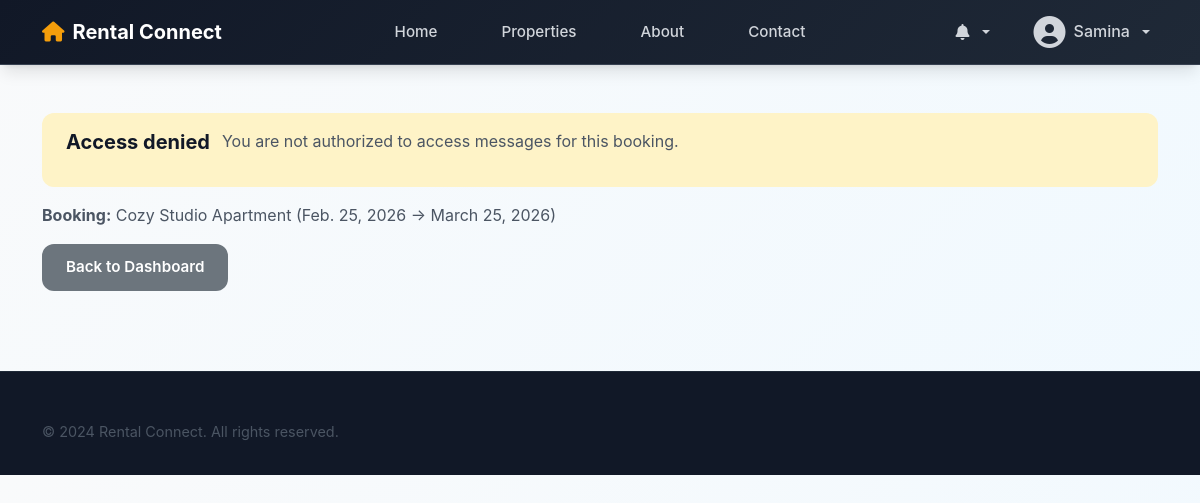
Screenshot of /booking/6/messages/ (signed in) with the database file from the repository.
### users/models.py (models this page shows, shortened)
class CustomUser(AbstractUser):
    is_tenant = models.BooleanField(default=False, db_index=True)    # Added index
    is_landlord = models.BooleanField(default=False, db_index=True)  # Added index

### listings/models.py (models this page shows, shortened)
class Booking(models.Model):
    STATUS_CHOICES = (
        ('pending', 'Pending'),
        ('approved', 'Approved'),
        ('rejected', 'Rejected'),
        ('rented_out', 'Rented Out'),  # Finalized - property is occupied
        ('cancelled', 'Cancelled'),      # Tenant cancelled before checkout
        ('completed', 'Completed'),      # Tenancy ended normally
    )
    tenant = models.ForeignKey(CustomUser, on_delete=models.CASCADE)
    property = models.ForeignKey(Property, on_delete=models.CASCADE)
    start_date = models.DateField(db_index=True)  # Added index
    end_date = models.DateField(db_index=True)    # Added index
    monthly_rent = models.DecimalField(max_digits=10, decimal_places=2, null=True, blank=True)
    security_deposit = models.DecimalField(max_digits=10, decimal_places=2, null=True, blank=True)
    lock_in_months = models.PositiveIntegerField(default=0, help_text="Number of months tenant agrees not to exit early.")
    status = models.CharField(
        max_length=20,
        choices=STATUS_CHOICES,
        default='pending',
        db_index=True  # Added index
    )
    cancellation_reason = models.TextField(blank=True, null=True, help_text="Reason for cancellation (if cancelled)")
    finalized_at = models.DateTimeField(blank=True, null=True, help_text="When landlord finalized the booking (rented_out)")
    created_at = models.DateTimeField(auto_now_add=True)

class Property(models.Model):
    landlord = models.ForeignKey(
        CustomUser,
        on_delete=models.CASCADE,
        related_name='properties'
    )
    title = models.CharField(max_length=100)
    description = models.TextField()
    city = models.CharField(max_length=50, db_index=True)  # Added index
    rent = models.DecimalField(max_digits=10, decimal_places=2, db_index=True)  # Added index
    bedrooms = models.PositiveIntegerField()
    bathrooms = models.PositiveIntegerField()
    address = models.TextField()
    latitude = models.FloatField(null=True, blank=True, help_text="Decimal degrees")
    longitude = models.FloatField(null=True, blank=True, help_text="Decimal degrees")
    image = models.ImageField(
        upload_to='property_images/',
        blank=True,
        null=True,
        help_text="Primary property image (upload at least one image)"
    )
    is_verified = models.BooleanField(default=False, db_index=True)  # Added index
    created_at = models.DateTimeField(auto_now_add=True)
    class Meta:
        ordering = ['-created_at']

### listings/views.py (the view, shortened to what this page needs)
# urls.py: path('booking/<int:booking_id>/messages/', views.booking_messages, name='booking_messages'),
@login_required
def booking_messages(request, booking_id):
    from .models import BookingMessage
    booking = get_object_or_404(Booking, id=booking_id)
    if request.user != booking.tenant and request.user != booking.property.landlord:
        return render(request, 'listings/forbidden.html', {
            'message': 'You are not authorized to access messages for this booking.',
            'booking': booking,
        })

### users/context_processors.py (called while the page is built)
def notifications(request):
    user = getattr(request, "user", None)
    if not user or not user.is_authenticated:
        return {
            "notifications_unread_count": 0,
            "notifications_latest": [],
        }
    qs = Notification.objects.filter(recipient=user).only(
        "id", "title", "message", "target_url", "is_read", "created_at"
    )
    return {
        "notifications_unread_count": qs.filter(is_read=False).count(),
        "notifications_latest": list(qs[:5]),
    }

### templates/listings/forbidden.html
{% extends "base.html" %}
{% block content %}
<div class="container mt-5">
    <div class="alert alert-warning">
        <h5>Access denied</h5>
        <p>{{ message }}</p>
    </div>
    {% if booking %}
        <p><strong>Booking:</strong> {{ booking.property.title }} ({{ booking.start_date }} → {{ booking.end_date }})</p>
    {% endif %}
    <a href="{% url 'dashboard' %}" class="btn btn-secondary">Back to Dashboard</a>
</div>
{% endblock %}

### templates/base.html (shortened to what this page needs)
<!DOCTYPE html>
<html>
<head>
    {% load static %}
    <link href="https://cdn.jsdelivr.net/npm/bootstrap@5.1.3/dist/css/bootstrap.min.css" rel="stylesheet">
    <link rel="stylesheet" href="https://cdnjs.cloudflare.com/ajax/libs/font-awesome/6.0.0/css/all.min.css">
    <link rel="stylesheet" href="{% static 'css/base.css' %}">
    <link rel="stylesheet" href="{% static 'css/style.css' %}">
</head>
<body>
<nav class="top-bar">
    <div class="container" style="display: flex; justify-content: space-between; align-items: center; position: relative;">
        <div class="site-title">
            <i class="fas fa-home"></i> Rental Connect
        </div>
        <div style="position: absolute; left: 50%; transform: translateX(-50%);">
            <div class="menu-links" style="display: flex; gap: 2rem; justify-content: center;">
                <a href="{% url 'home' %}">Home</a>
                <a href="{% url 'property_list' %}">Properties</a>
                <a href="{% url 'home' %}#about" class="scroll-link">About</a>
                <a href="{% url 'home' %}#contact" class="scroll-link">Contact</a>
            </div>
        </div>
        <div class="auth-links" style="margin-left: auto;">
            {% if user.is_authenticated %}
            <div class="dropdown me-2">
                <a href="#" class="profile-link dropdown-toggle d-flex align-items-center gap-2"
                   id="notifDropdown" data-bs-toggle="dropdown" aria-expanded="false"
                   style="padding: 0.5rem 0.75rem;">
                    <i class="fas fa-bell"></i>
                </a>
            </div>
            <div class="dropdown">
                <a href="#" class="profile-link dropdown-toggle d-flex align-items-center gap-2"
                   id="userDropdown" data-bs-toggle="dropdown" aria-expanded="false">
                    {% if user.profile and user.profile.photo %}
                    <img src="{{ user.profile.photo.url }}" alt="Avatar"
                         style="width:36px; height:36px; border-radius:50%; object-fit:cover;">
                    {% else %}
                    <i class="fas fa-user-circle fa-2x"></i>
                    {% endif %}
                    <span class="profile-name">{{ user.username }}</span>
                </a>
            </div>
            {% endif %}
        </div>
    </div>
</nav>
    <div class="main-content">
        <div class="page-content">
            {% block content %}{% endblock %}
        </div>
    </div>
    <div class="bottom-bar">
        <div class="container">
            <p>&copy; 2024 Rental Connect. All rights reserved.</p>
        </div>
    </div>
</body>
</html>

### static/css/base.css (style rules this page uses)
:root { --primary-50: #f0f9ff; --primary-100: #e0f2fe; --primary-500: #0ea5e9; --primary-600: #0284c7; --primary-700: #0369a1; --primary-900: #0c4a6e; --gray-50: #f9fafb; --gray-100: #f3f4f6; --gray-200: #e5e7eb; --gray-300: #d1d5db; --gray-400: #9ca3af; --gray-500: #6b7280; --gray-600: #4b5563; --gray-700: #374151; --gray-800: #1f2937; --gray-900: #111827; --accent-500: #f59e0b; --accent-600: #d97706; --success-500: #10b981; --error-500: #ef4444; --shadow-sm: 0 1px 2px 0 rgb(0 0 0 / 0.05); --shadow-md: 0 4px 6px -1px rgb(0 0 0 / 0.1), 0 2px 4px -2px rgb(0 0 0 / 0.1); --shadow-lg: 0 10px 15px -3px rgb(0 0 0 / 0.1), 0 4px 6px -4px rgb(0 0 0 / 0.1); --shadow-xl: 0 20px 25px -5px rgb(0 0 0 / 0.1), 0 8px 10px -6px rgb(0 0 0 / 0.1); --radius-sm: 0.375rem; --radius-md: 0.5rem; --radius-lg: 0.75rem; --radius-xl: 1rem; --radius-2xl: 1.5rem; --font-family: 'Inter', -apple-system, BlinkMacSystemFont, 'Segoe UI', Roboto, sans-serif; }
* { box-sizing: border-box; }
body { font-family: var(--font-family); background: linear-gradient(135deg, var(--gray-50) 0%, var(--primary-50) 100%); color: var(--gray-900); line-height: 1.6; -webkit-font-smoothing: antialiased; -moz-osx-font-smoothing: grayscale; }
.top-bar { background: linear-gradient(135deg, var(--gray-900) 0%, var(--gray-800) 100%); backdrop-filter: blur(10px); border-bottom: 1px solid var(--gray-700); padding: 0.5rem 0; position: sticky; top: 0; z-index: 1000; box-shadow: var(--shadow-lg); }
.site-title { font-size: 1.25rem; font-weight: 700; color: white; text-decoration: none; display: flex; align-items: center; gap: 0.5rem; }
.menu-links a { padding: 0.4rem 0.75rem; }
.profile-link { padding: 0.4rem 0.5rem; }
.site-title i { color: var(--accent-500); }
.menu-links { display: flex; gap: 2rem; align-items: center; }
.menu-links a { color: var(--gray-300); text-decoration: none; font-weight: 500; font-size: 0.95rem; padding: 0.5rem 1rem; border-radius: var(--radius-md); transition: all 0.2s ease; position: relative; }
.auth-links { display: flex; align-items: center; gap: 1rem; }
.profile-link { color: var(--gray-300) !important; text-decoration: none; display: flex; align-items: center; gap: 0.75rem; padding: 0.5rem; border-radius: var(--radius-lg); transition: all 0.2s ease; }
.profile-name { font-weight: 500; }
.btn { border-radius: var(--radius-lg); padding: 0.75rem 1.5rem; font-weight: 600; font-size: 0.95rem; transition: all 0.2s ease; border: none; cursor: pointer; display: inline-flex; align-items: center; justify-content: center; gap: 0.5rem; text-decoration: none; }
h1, h2, h3, h4, h5, h6 { font-weight: 700; line-height: 1.3; color: var(--gray-900); }
p { color: var(--gray-600); line-height: 1.6; }
.alert { border-radius: var(--radius-lg); border: none; padding: 1rem 1.5rem; margin-bottom: 1rem; display: flex; align-items: flex-start; gap: 0.75rem; }
.alert-warning { background: #fef3c7; color: #92400e; }
.bottom-bar { background: var(--gray-900); color: var(--gray-400); padding: 3rem 0 2rem; margin-top: 5rem; border-top: 1px solid var(--gray-800); }
.bottom-bar p { margin: 0; font-size: 0.9rem; }
.mt-5 { margin-top: 3rem; }
.d-flex { display: flex; }
.align-items-center { align-items: center; }
.gap-2 { gap: 1rem; }

### rows the page displays
CustomUser: username "Samina"
Booking: property "Cozy Studio Apartment", start_date "Feb. 25, 2026", end_date "March 25, 2026"

### other values shown
{{ message }} "You are not authorized to access messages for this booking."
